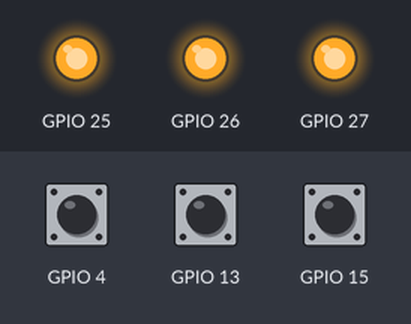
Recording of a sketch running on a simulated ESP32. Parts: output pins drawn as LEDs (lit = HIGH). The test bench sets the inputs (shaded band); at power-on: GPIO 4 HIGH, GPIO 15 HIGH, GPIO 13 HIGH.

Above: at 1.2 s.
1.3 s: GPIO 4 pulled LOW for 0.15 s
At 1.7 s:
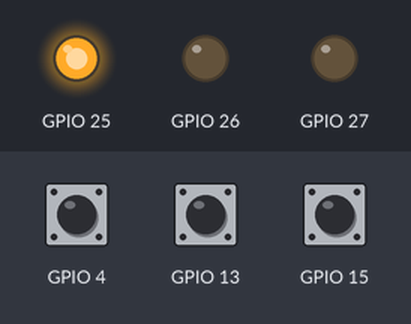
2.9 s: GPIO 15 pulled LOW for 0.15 s
At 4.1 s:
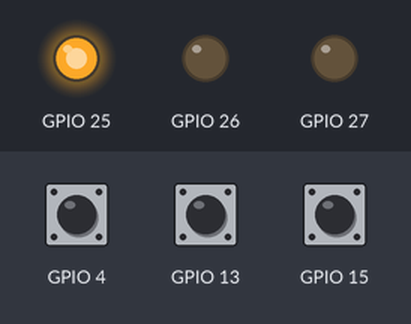
4.5 s: GPIO 4 pulled LOW for 1 s
At 5.4 s:
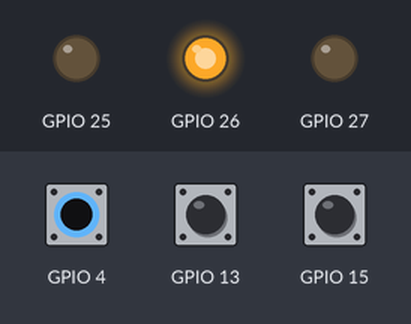
7.0 s: GPIO 4 pulled LOW for 0.15 s
At 7.3 s:
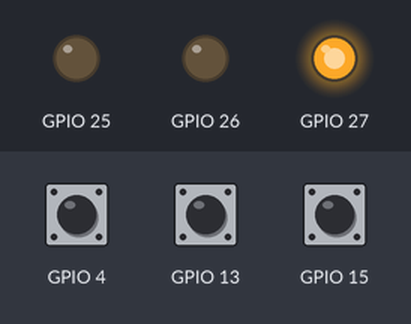
8.6 s: GPIO 4 pulled LOW for 3.2 s
At 9.7 s:
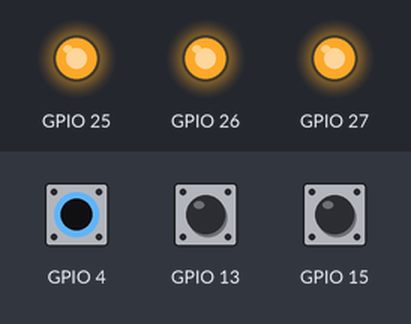
13.3 s: GPIO 13 pulled LOW for 0.15 s
At 14.5 s:
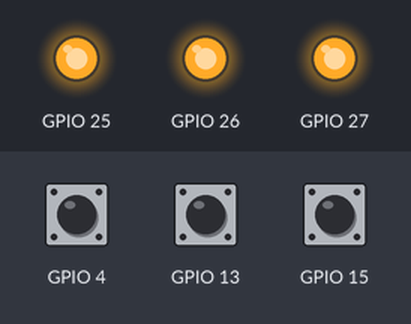
Timing chart, 0 to 15.9 s (numbered marks = the images above; inputs shaded):
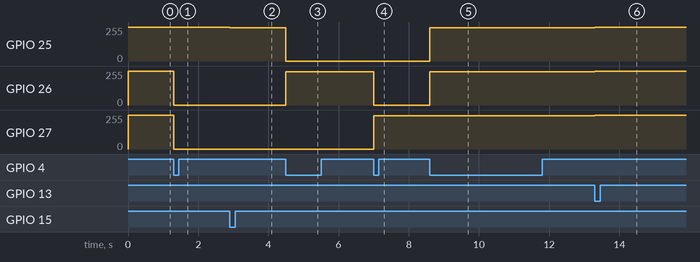

The sketch:

TouchRGB_ESP32.ino
```cpp
int  threshold = 40;
volatile unsigned int color = 1;
volatile int brightness = 255;
volatile unsigned long timer = 0;
volatile unsigned long changeLastTouch = 0;

void changeColor() {
  timer = millis ();

  if (timer - changeLastTouch > 200) {
    color++;
    if (color > 4) color = 1;
    changeLastTouch = timer;
  }
}
void brightnessHigh() {
  brightness += 5;
  if (brightness > 255) brightness = 255;
}
void brightnessLow() {
  brightness -= 5;
  if (brightness < 0) brightness = 0;
}
void setup() {
  pinMode(25, OUTPUT);
  pinMode(26, OUTPUT);
  pinMode(27, OUTPUT);
  touchAttachInterrupt(4, changeColor, threshold );
  touchAttachInterrupt(13, brightnessHigh, threshold);
  touchAttachInterrupt(15, brightnessLow, threshold );
  ledcSetup(0, 5000, 8);
  ledcSetup(1, 5000, 8);
  ledcSetup(2, 5000, 8);
  ledcAttachPin(25, 0);
  ledcAttachPin(26, 1);
  ledcAttachPin(27, 2);


}

void loop() {
  selectColor();

}
void  selectColor() {
  if (color == 1) {
    ledcWrite(0, brightness);
    ledcWrite(1, brightness);
    ledcWrite(2, brightness);
  } else if (color == 2) {
    ledcWrite(0, brightness);
    ledcWrite(1, 0);
    ledcWrite(2, 0);
  } else if (color == 3) {
    ledcWrite(0, 0);
    ledcWrite(1, brightness);
    ledcWrite(2, 0);
  } else if (color == 4) {
    ledcWrite(0, 0);
    ledcWrite(1, 0);
    ledcWrite(2, brightness);
  }
}
```

Measured:
- after the input at 1.3 s, GPIO 26, GPIO 27: 255/255 → 0/255 at once
- after the input at 2.9 s, GPIO 25: 255/255 → 249/255 at once
- after the input at 4.5 s, GPIO 25: 249/255 → 0/255 at once; GPIO 26: 0/255 → 249/255 at once
- after the input at 7.0 s, GPIO 26: 249/255 → 0/255 at once; GPIO 27: 0/255 → 249/255 at once
- after the input at 8.6 s, GPIO 25, GPIO 26: 0/255 → 249/255 at once
- after the input at 13.3 s, GPIO 25–27: 249/255 → 255/255 at once
